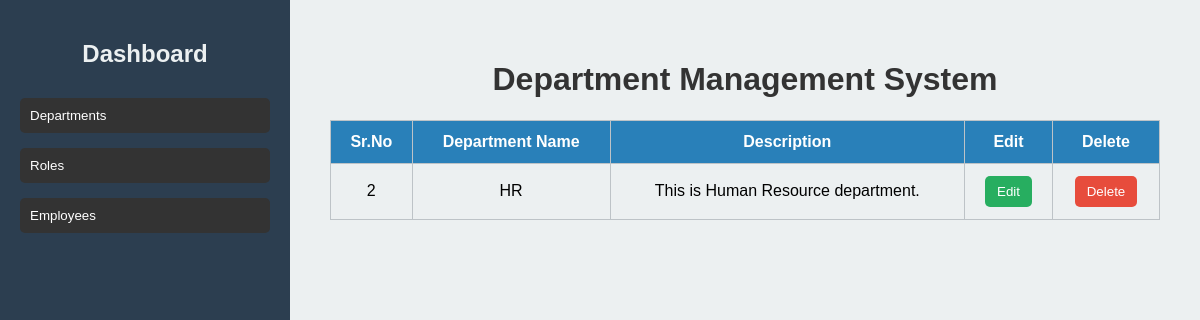
The app's page /modifydepart, older data.
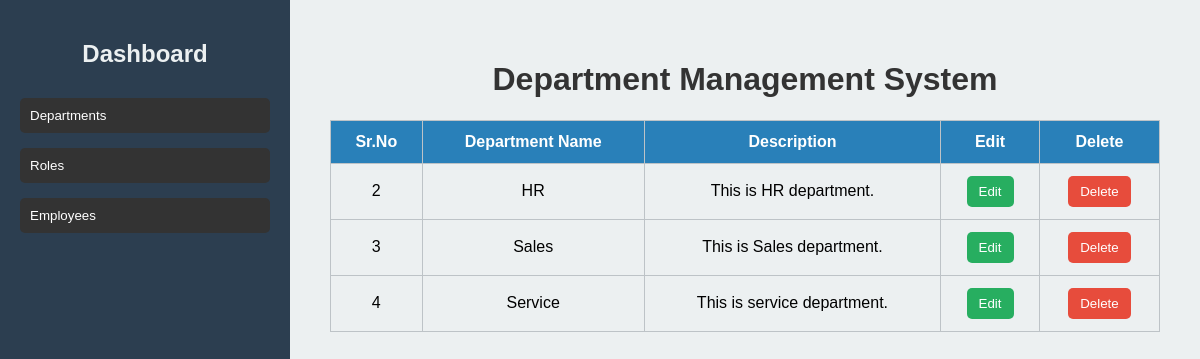
The same page, newer data.
### deptapp/models.py (models this page shows)
class Depart(models.Model):
    dept_id = models.AutoField(primary_key=True)
    depart_name = models.CharField(max_length=100)
    description = models.CharField(max_length=300)
    created_at = models.DateTimeField(auto_now_add=True)
    updated_at = models.DateTimeField(auto_now=True)
    status = models.BooleanField(default=True)

### deptapp/views.py (the view)
# urls.py: path('modifydepart',views.modifyDepart),
def modifyDepart(request):
    data = Depart.objects.filter(status=True)
    context = {'departs': data}
    return render(request, 'index.html', context)

### templates/index.html (shortened to what this page needs)
{% extends 'base.html' %}
{% load static %}
{% block content %}
    <h1>Department Management System</h1>
    <table>
        <tr>
            <th>Sr.No</th>
            <th>Department Name</th>
            <th>Description</th>
            <th>Edit</th>
            <th>Delete</th>
        </tr>
        {% for depart in departs %}
        <tr>
            <td>{{ depart.dept_id }}</td>
            <td>{{ depart.depart_name }}</td>
            <td>{{ depart.description }}</td>
            <td>
                <button><a href="update/{{ depart.dept_id }}">Edit</a></button>
            </td>
            <td>
                <button class="delete"><a href="delete/{{ depart.dept_id }}">Delete</a></button>
            </td>
        </tr>
        {% endfor %}
    </table>
{% endblock %}

Row changes from the older to the newer data that the page shows:
changed Depart "HR": description "This is Human Resource department." → "This is HR department."
added Depart: dept_id "3", depart_name "Sales", description "This is Sales department."
added Depart: dept_id "4", depart_name "Service", description "This is service department."
